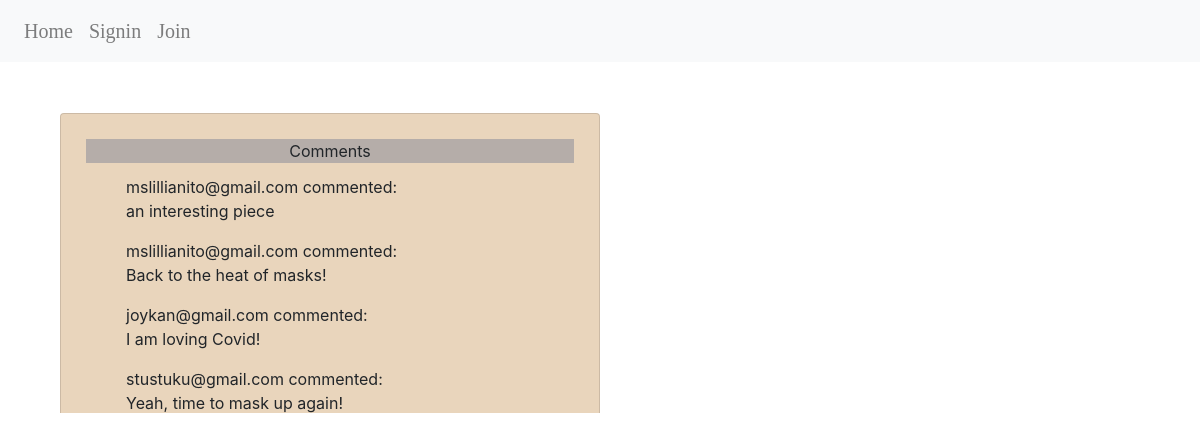
Screenshot of /comments/2 with the database file from the repository.
### orgHaccounts/models.py (models this page shows, shortened)
class Comment(models.Model):
    newsPost_comment = models.CharField(max_length=255)
    user = models.ForeignKey(User, related_name="comments", on_delete=models.SET_NULL, null=True)
    newsPost = models.ForeignKey(NewsPost, related_name="comments", on_delete=models.CASCADE)
    created_at = models.DateTimeField(auto_now_add=True, null=True)
    updated_at = models.DateTimeField(auto_now=True, null=True)

class OrgHUser(AbstractBaseUser):
    email = models.EmailField(
        verbose_name='email address',
        max_length=255,
        unique=True,
    )
    date_of_birth = models.DateField(
        verbose_name='birth date',
    )
    is_active = models.BooleanField(default=True)
    staff = models.BooleanField(default=False)
    admin = models.BooleanField(default=False)
    created_at= models.DateTimeField(auto_now_add=True, null=True)
    last_login= models.DateTimeField(auto_now=True, null=True)
    objects = OrgHUserManager()
    USERNAME_FIELD = 'email'
    REQUIRED_FIELDS = ['date_of_birth']

### orgHaccounts/views.py (the view)
# urls.py: path('comments/<int:newsPost_id>', views.comments),
def comments(request, newsPost_id):
    newsPost = NewsPost.objects.get(id=newsPost_id)
    all_comments= Comment.objects.filter(id=newsPost_id)
    context={
        "newsPost": newsPost,
        "all_comments": all_comments,
    }
    return render (request, 'feed/comments.html', context)

### orgHaccounts/templates/feed/comments.html (shortened to what this page needs)
{% extends "base.html" %}
{% block content%}
<div class="container" id="wrapper">
    <div class="row">
        <div class="col">
        </div>
    </div>
    <div class="row">
        <div class="col scrollable">
            <div class="card" style="width:50%;">
                <div class="card-body">
                    <p class="card-title"> Comments</p>
                {% for comment in newsPost.comments.all %}
                    <ul>
                        <li class="card-text" >
                            {{ comment.user.email }} commented: <br>
                            {{comment.newsPost_comment}}
                        </li>
                    </ul>
                {% endfor %}
                </div>
            </div>
        </div>
    </div>
</div>
{% endblock %}

### orgHaccounts/static/styles.css (style rules this page uses)
.container { display: block; margin:auto; padding:20px; }
ul { list-style-type: none; }
.scrollable { max-height: 300px; overflow-y: auto; }
.card { display:block; padding:5px; background-color: rgb(233, 213, 188); }
.row { padding: 10px; }
.card-title { background-color : rgba(170, 165, 165, 0.815); text-align: center; }

### rows the page displays
Comment: user.email "mslillianito@gmail.com", newsPost_comment "an interesting piece"
Comment: user.email "mslillianito@gmail.com", newsPost_comment "Back to the heat of masks!"
Comment: user.email "joykan@gmail.com", newsPost_comment "I am loving Covid!"
Comment: user.email "stustuku@gmail.com", newsPost_comment "Yeah, time to mask up again!"
